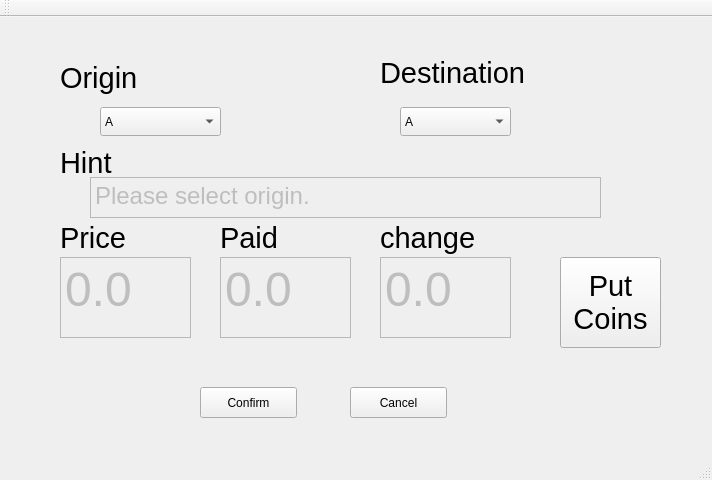
<?xml version="1.0" encoding="UTF-8"?>
<ui version="4.0">
 <class>MainWindow</class>
 <widget class="QMainWindow" name="MainWindow">
  <property name="enabled">
   <bool>true</bool>
  </property>
  <property name="geometry">
   <rect>
    <x>0</x>
    <y>0</y>
    <width>712</width>
    <height>480</height>
   </rect>
  </property>
  <property name="windowTitle">
   <string>MainWindow</string>
  </property>
  <widget class="QWidget" name="centralWidget">
   <widget class="QComboBox" name="originBox">
    <property name="geometry">
     <rect>
      <x>100</x>
      <y>90</y>
      <width>121</width>
      <height>29</height>
     </rect>
    </property>
    <item>
     <property name="text">
      <string>A</string>
     </property>
    </item>
    <item>
     <property name="text">
      <string>B</string>
     </property>
    </item>
    <item>
     <property name="text">
      <string>C</string>
     </property>
    </item>
    <item>
     <property name="text">
      <string>D</string>
     </property>
    </item>
    <item>
     <property name="text">
      <string>E</string>
     </property>
    </item>
    <item>
     <property name="text">
      <string>F</string>
     </property>
    </item>
    <item>
     <property name="text">
      <string>G</string>
     </property>
    </item>
    <item>
     <property name="text">
      <string>H</string>
     </property>
    </item>
    <item>
     <property name="text">
      <string>I</string>
     </property>
    </item>
    <item>
     <property name="text">
      <string>J</string>
     </property>
    </item>
    <item>
     <property name="text">
      <string>K</string>
     </property>
    </item>
    <item>
     <property name="text">
      <string>L</string>
     </property>
    </item>
    <item>
     <property name="text">
      <string>M</string>
     </property>
    </item>
    <item>
     <property name="text">
      <string>N</string>
     </property>
    </item>
    <item>
     <property name="text">
      <string>O</string>
     </property>
    </item>
    <item>
     <property name="text">
      <string>P</string>
     </property>
    </item>
    <item>
     <property name="text">
      <string>Q</string>
     </property>
    </item>
    <item>
     <property name="text">
      <string>R</string>
     </property>
    </item>
    <item>
     <property name="text">
      <string>S</string>
     </property>
    </item>
    <item>
     <property name="text">
      <string>T</string>
     </property>
    </item>
    <item>
     <property name="text">
      <string>U</string>
     </property>
    </item>
    <item>
     <property name="text">
      <string>V</string>
     </property>
    </item>
    <item>
     <property name="text">
      <string>W</string>
     </property>
    </item>
    <item>
     <property name="text">
      <string>X</string>
     </property>
    </item>
    <item>
     <property name="text">
      <string>Y</string>
     </property>
    </item>
    <item>
     <property name="text">
      <string>Z</string>
     </property>
    </item>
   </widget>
   <widget class="QComboBox" name="destinationBox">
    <property name="geometry">
     <rect>
      <x>400</x>
      <y>90</y>
      <width>111</width>
      <height>29</height>
     </rect>
    </property>
    <item>
     <property name="text">
      <string>A</string>
     </property>
    </item>
    <item>
     <property name="text">
      <string>B</string>
     </property>
    </item>
    <item>
     <property name="text">
      <string>C</string>
     </property>
    </item>
    <item>
     <property name="text">
      <string>D</string>
     </property>
    </item>
    <item>
     <property name="text">
      <string>E</string>
     </property>
    </item>
    <item>
     <property name="text">
      <string>F</string>
     </property>
    </item>
    <item>
     <property name="text">
      <string>G</string>
     </property>
    </item>
    <item>
     <property name="text">
      <string>H</string>
     </property>
    </item>
    <item>
     <property name="text">
      <string>I</string>
     </property>
    </item>
    <item>
     <property name="text">
      <string>J</string>
     </property>
    </item>
    <item>
     <property name="text">
      <string>K</string>
     </property>
    </item>
    <item>
     <property name="text">
      <string>L</string>
     </property>
    </item>
    <item>
     <property name="text">
      <string>M</string>
     </property>
    </item>
    <item>
     <property name="text">
      <string>N</string>
     </property>
    </item>
    <item>
     <property name="text">
      <string>O</string>
     </property>
    </item>
    <item>
     <property name="text">
      <string>P</string>
     </property>
    </item>
    <item>
     <property name="text">
      <string>Q</string>
     </property>
    </item>
    <item>
     <property name="text">
      <string>R</string>
     </property>
    </item>
    <item>
     <property name="text">
      <string>S</string>
     </property>
    </item>
    <item>
     <property name="text">
      <string>T</string>
     </property>
    </item>
    <item>
     <property name="text">
      <string>U</string>
     </property>
    </item>
    <item>
     <property name="text">
      <string>V</string>
     </property>
    </item>
    <item>
     <property name="text">
      <string>W</string>
     </property>
    </item>
    <item>
     <property name="text">
      <string>X</string>
     </property>
    </item>
    <item>
     <property name="text">
      <string>Y</string>
     </property>
    </item>
    <item>
     <property name="text">
      <string>Z</string>
     </property>
    </item>
   </widget>
   <widget class="QLabel" name="label">
    <property name="geometry">
     <rect>
      <x>60</x>
      <y>40</y>
      <width>81</width>
      <height>41</height>
     </rect>
    </property>
    <property name="font">
     <font>
      <pointsize>22</pointsize>
     </font>
    </property>
    <property name="text">
     <string>Origin</string>
    </property>
   </widget>
   <widget class="QLabel" name="label_2">
    <property name="geometry">
     <rect>
      <x>380</x>
      <y>40</y>
      <width>151</width>
      <height>31</height>
     </rect>
    </property>
    <property name="font">
     <font>
      <pointsize>22</pointsize>
     </font>
    </property>
    <property name="text">
     <string>Destination</string>
    </property>
   </widget>
   <widget class="QPushButton" name="putCoinsButton">
    <property name="geometry">
     <rect>
      <x>560</x>
      <y>240</y>
      <width>101</width>
      <height>91</height>
     </rect>
    </property>
    <property name="font">
     <font>
      <pointsize>22</pointsize>
     </font>
    </property>
    <property name="text">
     <string>Put
Coins</string>
    </property>
   </widget>
   <widget class="QLabel" name="hintLabel">
    <property name="geometry">
     <rect>
      <x>60</x>
      <y>130</y>
      <width>61</width>
      <height>31</height>
     </rect>
    </property>
    <property name="font">
     <font>
      <pointsize>22</pointsize>
     </font>
    </property>
    <property name="text">
     <string>Hint</string>
    </property>
   </widget>
   <widget class="QLabel" name="priceLabel">
    <property name="geometry">
     <rect>
      <x>60</x>
      <y>200</y>
      <width>71</width>
      <height>41</height>
     </rect>
    </property>
    <property name="font">
     <font>
      <pointsize>22</pointsize>
     </font>
    </property>
    <property name="text">
     <string>Price</string>
    </property>
   </widget>
   <widget class="QLabel" name="paidLabel">
    <property name="geometry">
     <rect>
      <x>220</x>
      <y>200</y>
      <width>61</width>
      <height>41</height>
     </rect>
    </property>
    <property name="font">
     <font>
      <pointsize>22</pointsize>
     </font>
    </property>
    <property name="text">
     <string>Paid</string>
    </property>
   </widget>
   <widget class="QLabel" name="changeLabel">
    <property name="geometry">
     <rect>
      <x>380</x>
      <y>200</y>
      <width>101</width>
      <height>41</height>
     </rect>
    </property>
    <property name="font">
     <font>
      <pointsize>22</pointsize>
     </font>
    </property>
    <property name="text">
     <string>change</string>
    </property>
   </widget>
   <widget class="QPushButton" name="confirmButton">
    <property name="geometry">
     <rect>
      <x>200</x>
      <y>370</y>
      <width>97</width>
      <height>31</height>
     </rect>
    </property>
    <property name="text">
     <string>Confirm</string>
    </property>
   </widget>
   <widget class="QPushButton" name="cancelButton">
    <property name="geometry">
     <rect>
      <x>350</x>
      <y>370</y>
      <width>97</width>
      <height>31</height>
     </rect>
    </property>
    <property name="text">
     <string>Cancel</string>
    </property>
   </widget>
   <widget class="QTextEdit" name="priceTextEdit">
    <property name="enabled">
     <bool>false</bool>
    </property>
    <property name="geometry">
     <rect>
      <x>60</x>
      <y>240</y>
      <width>131</width>
      <height>81</height>
     </rect>
    </property>
    <property name="font">
     <font>
      <pointsize>36</pointsize>
     </font>
    </property>
    <property name="html">
     <string>&lt;!DOCTYPE HTML PUBLIC &quot;-//W3C//DTD HTML 4.0//EN&quot; &quot;http://www.w3.org/TR/REC-html40/strict.dtd&quot;&gt;
&lt;html&gt;&lt;head&gt;&lt;meta name=&quot;qrichtext&quot; content=&quot;1&quot; /&gt;&lt;style type=&quot;text/css&quot;&gt;
p, li { white-space: pre-wrap; }
&lt;/style&gt;&lt;/head&gt;&lt;body style=&quot; font-family:'Cantarell'; font-size:36pt; font-weight:400; font-style:normal;&quot;&gt;
&lt;p style=&quot; margin-top:0px; margin-bottom:0px; margin-left:0px; margin-right:0px; -qt-block-indent:0; text-indent:0px;&quot;&gt;0.0&lt;/p&gt;&lt;/body&gt;&lt;/html&gt;</string>
    </property>
   </widget>
   <widget class="QTextEdit" name="hintTextEdit">
    <property name="enabled">
     <bool>false</bool>
    </property>
    <property name="geometry">
     <rect>
      <x>90</x>
      <y>160</y>
      <width>511</width>
      <height>41</height>
     </rect>
    </property>
    <property name="font">
     <font>
      <pointsize>18</pointsize>
     </font>
    </property>
    <property name="acceptDrops">
     <bool>true</bool>
    </property>
    <property name="html">
     <string>&lt;!DOCTYPE HTML PUBLIC &quot;-//W3C//DTD HTML 4.0//EN&quot; &quot;http://www.w3.org/TR/REC-html40/strict.dtd&quot;&gt;
&lt;html&gt;&lt;head&gt;&lt;meta name=&quot;qrichtext&quot; content=&quot;1&quot; /&gt;&lt;style type=&quot;text/css&quot;&gt;
p, li { white-space: pre-wrap; }
&lt;/style&gt;&lt;/head&gt;&lt;body style=&quot; font-family:'Cantarell'; font-size:18pt; font-weight:400; font-style:normal;&quot;&gt;
&lt;p style=&quot; margin-top:0px; margin-bottom:0px; margin-left:0px; margin-right:0px; -qt-block-indent:0; text-indent:0px;&quot;&gt;Please select origin.&lt;/p&gt;&lt;/body&gt;&lt;/html&gt;</string>
    </property>
   </widget>
   <widget class="QTextEdit" name="paidTextEdit">
    <property name="enabled">
     <bool>false</bool>
    </property>
    <property name="geometry">
     <rect>
      <x>220</x>
      <y>240</y>
      <width>131</width>
      <height>81</height>
     </rect>
    </property>
    <property name="font">
     <font>
      <pointsize>36</pointsize>
     </font>
    </property>
    <property name="html">
     <string>&lt;!DOCTYPE HTML PUBLIC &quot;-//W3C//DTD HTML 4.0//EN&quot; &quot;http://www.w3.org/TR/REC-html40/strict.dtd&quot;&gt;
&lt;html&gt;&lt;head&gt;&lt;meta name=&quot;qrichtext&quot; content=&quot;1&quot; /&gt;&lt;style type=&quot;text/css&quot;&gt;
p, li { white-space: pre-wrap; }
&lt;/style&gt;&lt;/head&gt;&lt;body style=&quot; font-family:'Cantarell'; font-size:36pt; font-weight:400; font-style:normal;&quot;&gt;
&lt;p style=&quot; margin-top:0px; margin-bottom:0px; margin-left:0px; margin-right:0px; -qt-block-indent:0; text-indent:0px;&quot;&gt;0.0&lt;/p&gt;&lt;/body&gt;&lt;/html&gt;</string>
    </property>
   </widget>
   <widget class="QTextEdit" name="changeTextEdit">
    <property name="enabled">
     <bool>false</bool>
    </property>
    <property name="geometry">
     <rect>
      <x>380</x>
      <y>240</y>
      <width>131</width>
      <height>81</height>
     </rect>
    </property>
    <property name="font">
     <font>
      <pointsize>36</pointsize>
     </font>
    </property>
    <property name="html">
     <string>&lt;!DOCTYPE HTML PUBLIC &quot;-//W3C//DTD HTML 4.0//EN&quot; &quot;http://www.w3.org/TR/REC-html40/strict.dtd&quot;&gt;
&lt;html&gt;&lt;head&gt;&lt;meta name=&quot;qrichtext&quot; content=&quot;1&quot; /&gt;&lt;style type=&quot;text/css&quot;&gt;
p, li { white-space: pre-wrap; }
&lt;/style&gt;&lt;/head&gt;&lt;body style=&quot; font-family:'Cantarell'; font-size:36pt; font-weight:400; font-style:normal;&quot;&gt;
&lt;p style=&quot; margin-top:0px; margin-bottom:0px; margin-left:0px; margin-right:0px; -qt-block-indent:0; text-indent:0px;&quot;&gt;0.0&lt;/p&gt;&lt;/body&gt;&lt;/html&gt;</string>
    </property>
   </widget>
  </widget>
  <widget class="QMenuBar" name="menuBar">
   <property name="geometry">
    <rect>
     <x>0</x>
     <y>0</y>
     <width>712</width>
     <height>27</height>
    </rect>
   </property>
  </widget>
  <widget class="QToolBar" name="mainToolBar">
   <attribute name="toolBarArea">
    <enum>TopToolBarArea</enum>
   </attribute>
   <attribute name="toolBarBreak">
    <bool>false</bool>
   </attribute>
  </widget>
  <widget class="QStatusBar" name="statusBar"/>
 </widget>
 <layoutdefault spacing="6" margin="11"/>
 <resources/>
 <connections/>
</ui>
